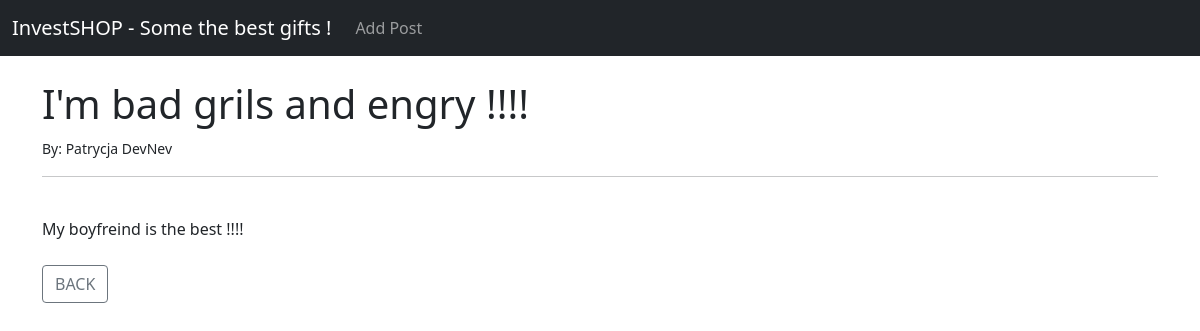
Screenshot of /article/4 with the database file from the repository.
### theblog/models.py (models this page shows, shortened)
class Post(models.Model):
    title = models.CharField(max_length=255)
    title_TAG = models.CharField(max_length=255, default="My BLOG! " )
    author = models.ForeignKey(User, on_delete=models.CASCADE)
    body = models.TextField()

### theblog/views.py (the view)
# urls.py: path('article/<int:pk>', ArticleDetailView.as_view(), name = 'article-detail'),
class ArticleDetailView(DetailView):
    model = Post
    template_name = 'article_details.html'

### theblog/templates/article_details.html (shortened to what this page needs)
{% extends 'base.html' %}
{% block content %}
<h1> {{ post.title }}</h1>
<small>By: {{ post.author.first_name }} {{ post.author.last_name }} </small><br/>
<hr>
<br/>
{{ post.body }}
<br/><br/>
<a href="{% url 'home' %}" class="btn btn-outline-secondary">BACK</a>
{% endblock %}

### rows the page displays
Post: title "I'm bad grils and engry !!!!", author.first_name "Patrycja", author.last_name "DevNev", body "My boyfreind is the best !!!!"
